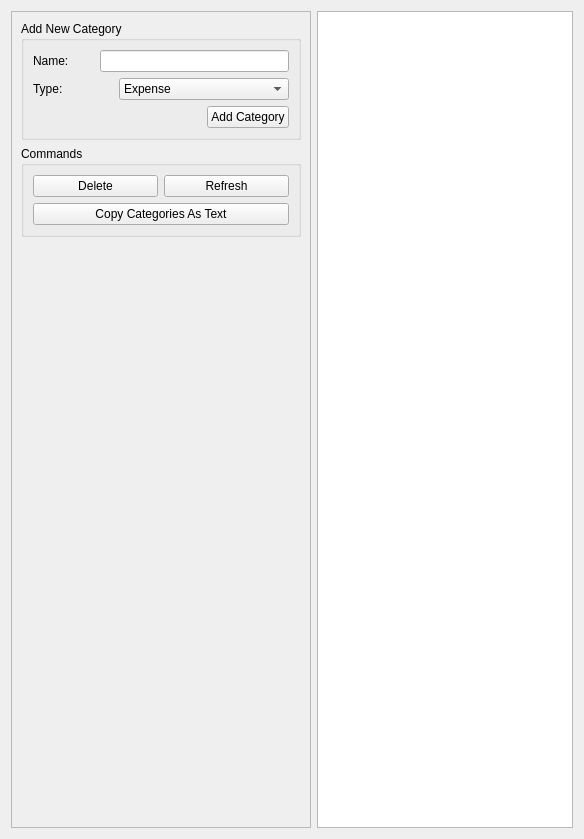
      <widget class="QWidget" name="tab_categories">
       <attribute name="title">
        <string>Categories</string>
       </attribute>
       <layout class="QHBoxLayout" name="horizontalLayout_4">
        <item>
         <widget class="QFrame" name="frame_2">
          <property name="minimumSize">
           <size>
            <width>300</width>
            <height>0</height>
           </size>
          </property>
          <property name="maximumSize">
           <size>
            <width>300</width>
            <height>16777215</height>
           </size>
          </property>
          <property name="frameShape">
           <enum>QFrame::StyledPanel</enum>
          </property>
          <property name="frameShadow">
           <enum>QFrame::Raised</enum>
          </property>
          <layout class="QVBoxLayout" name="verticalLayout_15">
           <item>
            <widget class="QGroupBox" name="groupBox_2">
             <property name="title">
              <string>Add New Category</string>
             </property>
             <layout class="QVBoxLayout" name="verticalLayout_10">
              <item>
               <layout class="QHBoxLayout" name="horizontalLayout_17">
                <item>
                 <widget class="QLabel" name="label_5">
                  <property name="minimumSize">
                   <size>
                    <width>61</width>
                    <height>0</height>
                   </size>
                  </property>
                  <property name="text">
                   <string>Name:</string>
                  </property>
                 </widget>
                </item>
                <item>
                 <widget class="QLineEdit" name="lineEdit_category_name">
                  <property name="minimumSize">
                   <size>
                    <width>170</width>
                    <height>0</height>
                   </size>
                  </property>
                  <property name="placeholderText">
                   <string/>
                  </property>
                 </widget>
                </item>
               </layout>
              </item>
              <item>
               <layout class="QHBoxLayout" name="horizontalLayout_18">
                <item>
                 <widget class="QLabel" name="label_6">
                  <property name="minimumSize">
                   <size>
                    <width>61</width>
                    <height>0</height>
                   </size>
                  </property>
                  <property name="text">
                   <string>Type:</string>
                  </property>
                 </widget>
                </item>
                <item>
                 <widget class="QComboBox" name="comboBox_category_type">
                  <property name="minimumSize">
                   <size>
                    <width>170</width>
                    <height>0</height>
                   </size>
                  </property>
                  <item>
                   <property name="text">
                    <string>Expense</string>
                   </property>
                  </item>
                  <item>
                   <property name="text">
                    <string>Income</string>
                   </property>
                  </item>
                 </widget>
                </item>
               </layout>
              </item>
              <item>
               <layout class="QHBoxLayout" name="horizontalLayout_19">
                <item>
                 <spacer name="horizontalSpacer_4">
                  <property name="orientation">
                   <enum>Qt::Horizontal</enum>
                  </property>
                  <property name="sizeHint" stdset="0">
                   <size>
                    <width>40</width>
                    <height>20</height>
                   </size>
                  </property>
                 </spacer>
                </item>
                <item>
                 <widget class="QPushButton" name="pushButton_category_add">
                  <property name="text">
                   <string>Add Category</string>
                  </property>
                 </widget>
                </item>
               </layout>
              </item>
             </layout>
            </widget>
           </item>
           <item>
            <widget class="QGroupBox" name="groupBox_7">
             <property name="title">
              <string>Commands</string>
             </property>
             <layout class="QVBoxLayout" name="verticalLayout_11">
              <item>
               <layout class="QHBoxLayout" name="horizontalLayout_20">
                <item>
                 <widget class="QPushButton" name="pushButton_categories_delete">
                  <property name="text">
                   <string>Delete</string>
                  </property>
                 </widget>
                </item>
                <item>
                 <widget class="QPushButton" name="pushButton_categories_refresh">
                  <property name="text">
                   <string>Refresh</string>
                  </property>
                 </widget>
                </item>
               </layout>
              </item>
              <item>
               <widget class="QPushButton" name="pushButton_copy_categories_as_text">
                <property name="text">
                 <string>Copy Categories As Text</string>
                </property>
               </widget>
              </item>
             </layout>
            </widget>
           </item>
           <item>
            <spacer name="verticalSpacer_2">
             <property name="orientation">
              <enum>Qt::Vertical</enum>
             </property>
             <property name="sizeHint" stdset="0">
              <size>
               <width>20</width>
               <height>581</height>
              </size>
             </property>
            </spacer>
           </item>
          </layout>
         </widget>
        </item>
        <item>
         <widget class="QTableView" name="tableView_categories"/>
        </item>
       </layout>
      </widget>
